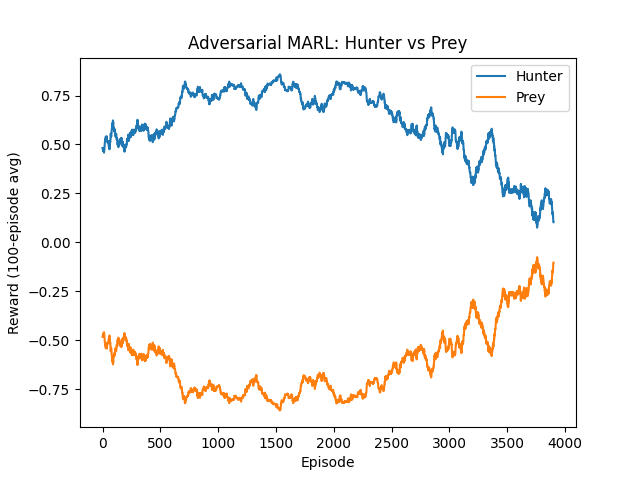

Source code (Python):
import numpy as np
import random
import time
import matplotlib.pyplot as plt
from IPython.display import clear_output

# === Environment setup ===
GRID_SIZE = 5
ACTIONS = ['UP', 'DOWN', 'LEFT', 'RIGHT', 'STAY']
ACTION_SPACE = len(ACTIONS)

def move(pos, action):
    x, y = pos
    if action == 0 and y > 0: y -= 1
    elif action == 1 and y < GRID_SIZE-1: y += 1
    elif action == 2 and x > 0: x -= 1
    elif action == 3 and x < GRID_SIZE-1: x += 1
    return (x, y)

def random_pos(exclude=None):
    pos = (random.randint(0, GRID_SIZE-1), random.randint(0, GRID_SIZE-1))
    while exclude and pos in exclude:
        pos = (random.randint(0, GRID_SIZE-1), random.randint(0, GRID_SIZE-1))
    return pos

# === Q-tables for both agents ===
Q_hunter = {}
Q_prey = {}

def get_Q(Q, state):
    if state not in Q:
        Q[state] = np.zeros(ACTION_SPACE)
    return Q[state]

# === Hyperparameters ===
alpha = 0.2
gamma = 0.9
epsilon = 1.0
min_epsilon = 0.05
decay = 0.9995
episodes = 4000
max_steps = 50

# === Visualization helper ===
def render(hunter, prey, ep, rh, rp):
    clear_output(wait=True)
    grid = [["." for _ in range(GRID_SIZE)] for _ in range(GRID_SIZE)]
    hx, hy = hunter
    px, py = prey
    grid[hy][hx] = "H"
    grid[py][px] = "P"
    print(f"Episode {ep} | Hunter reward={rh:.2f} | Prey reward={rp:.2f}")
    for row in grid:
        print(" ".join(row))
    time.sleep(0.05)

# === Training loop ===
r_hist_h, r_hist_p = [], []

for ep in range(episodes):
    hunter = random_pos()
    prey = random_pos(exclude=[hunter])

    total_h, total_p = 0, 0
    done = False

    for step in range(max_steps):
        state = (hunter, prey)

        # Actions (epsilon-greedy)
        if random.random() < epsilon:
            act_h = random.randint(0, ACTION_SPACE-1)
        else:
            act_h = np.argmax(get_Q(Q_hunter, state))

        if random.random() < epsilon:
            act_p = random.randint(0, ACTION_SPACE-1)
        else:
            act_p = np.argmax(get_Q(Q_prey, state))

        # Move both
        next_h = move(hunter, act_h)
        next_p = move(prey, act_p)
        next_state = (next_h, next_p)

        # Rewards
        if next_h == next_p:
            r_h, r_p = 1, -1   # hunter catches prey
            done = True
        else:
            r_h, r_p = -0.01, 0.01  # small time penalty/reward

        # Q-learning updates
        Q_hunter[state] = get_Q(Q_hunter, state)
        Q_prey[state] = get_Q(Q_prey, state)
        Q_hunter[next_state] = get_Q(Q_hunter, next_state)
        Q_prey[next_state] = get_Q(Q_prey, next_state)

        Q_hunter[state][act_h] += alpha * (r_h + gamma * np.max(Q_hunter[next_state]) - Q_hunter[state][act_h])
        Q_prey[state][act_p]   += alpha * (r_p + gamma * np.max(Q_prey[next_state]) - Q_prey[state][act_p])

        hunter, prey = next_h, next_p
        total_h += r_h
        total_p += r_p

        if ep % 200 == 0:
            render(hunter, prey, ep, total_h, total_p)

        if done:
            break

    epsilon = max(min_epsilon, epsilon * decay)
    r_hist_h.append(total_h)
    r_hist_p.append(total_p)

# === Results ===
clear_output(wait=True)
print("✅ Training complete!")

plt.plot(np.convolve(r_hist_h, np.ones(100)/100, mode='valid'), label="Hunter")
plt.plot(np.convolve(r_hist_p, np.ones(100)/100, mode='valid'), label="Prey")
plt.title("Adversarial MARL: Hunter vs Prey")
plt.xlabel("Episode")
plt.ylabel("Reward (100-episode avg)")
plt.legend()
plt.savefig("hunter.png")
print("Plot saved as rewards_plot.png")
